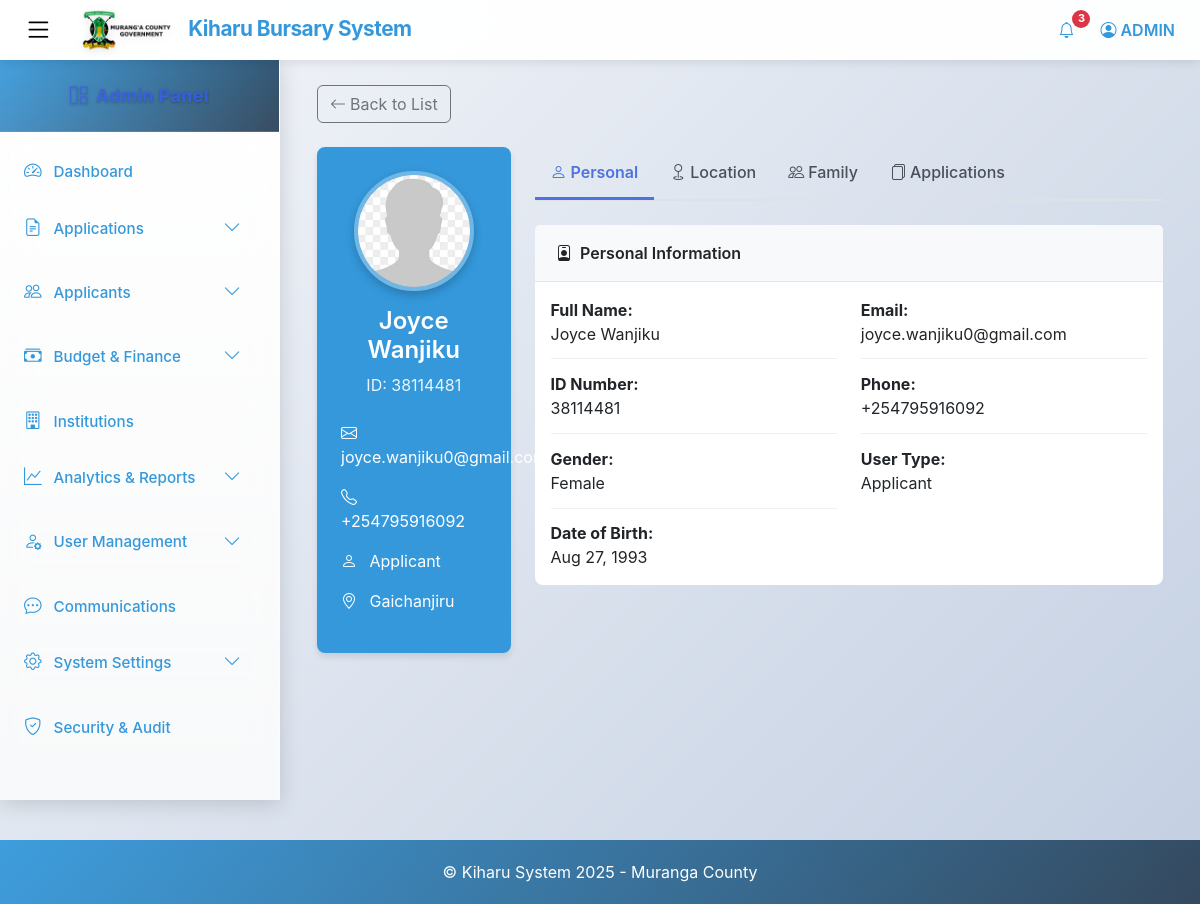
/applicants/1/ (signed in), run on the app's committed database.
### kiharu_system/models.py (models this page shows, shortened)
class Applicant(models.Model):
    GENDER_CHOICES = (
        ('M', 'Male'),
        ('F', 'Female'),
    )
    user = models.OneToOneField(User, on_delete=models.CASCADE, related_name='applicant_profile')
    gender = models.CharField(max_length=1, choices=GENDER_CHOICES)
    date_of_birth = models.DateField()
    id_number = models.CharField(max_length=20, unique=True)
    ward = models.ForeignKey(Ward, on_delete=models.SET_NULL, null=True, related_name='residents')
    location = models.ForeignKey(Location, on_delete=models.SET_NULL, null=True)
    sublocation = models.ForeignKey(SubLocation, on_delete=models.SET_NULL, null=True)
    village = models.ForeignKey(Village, on_delete=models.SET_NULL, null=True)
    physical_address = models.TextField()
    postal_address = models.CharField(max_length=100, blank=True, null=True)
    special_needs = models.BooleanField(default=False)
    special_needs_description = models.TextField(blank=True, null=True)

class User(AbstractUser):
    USER_TYPES = (
        ('applicant', 'Applicant'),
        ('admin', 'Administrator'),
        ('reviewer', 'Application Reviewer'),
        ('finance', 'Finance Officer'),
    )
    user_type = models.CharField(max_length=20, choices=USER_TYPES, default='applicant')
    id_number = models.CharField(max_length=20, unique=True, null=True, blank=True)
    phone_regex = RegexValidator(
        regex=r'^\+254\d{9}$',
        message="Phone number must be entered in the format: '+254XXXXXXXXX'. Exactly 12 digits including country code."
    )
    phone_number = models.CharField(validators=[phone_regex], max_length=17, blank=True)

class Ward(models.Model):
    name = models.CharField(max_length=100)
    description = models.TextField(blank=True, null=True)

### kiharu_system/views.py (the view)
# urls.py: path('applicants/<int:applicant_id>/', views.applicant_detail, name='applicant_detail'),
@login_required
@user_passes_test(is_admin)
def applicant_detail(request, applicant_id):
    applicant = get_object_or_404(Applicant, id=applicant_id)
    guardians = Guardian.objects.filter(applicant=applicant)
    siblings = SiblingInformation.objects.filter(applicant=applicant)
    applications = Application.objects.filter(applicant=applicant).order_by('-date_submitted')
    context = {
        'applicant': applicant,
        'guardians': guardians,
        'siblings': siblings,
        'applications': applications,
    }
    return render(request, 'admin/applicant_detail.html', context)

### kiharu_system/views.py (called while the page is built)
def is_admin(user):
    return user.user_type == 'admin'

### templates/admin/applicant_detail.html (shortened to what this page needs)
{% extends 'admin_base.html' %}
{% load static %}
{% block content %}
<div class="container-fluid">
    <div class="back-button">
        <a href="{% url 'applicant_list' %}" class="btn btn-outline-secondary">
            <i class="bi bi-arrow-left me-1"></i>Back to List
        </a>
    </div>
    <div class="row">
        <div class="col-lg-3">
            <div class="profile-sidebar">
                <div class="profile-img-container">
                    <img src="{% static 'images/avatar.jpg' %}" alt="Profile Image" class="profile-img">
                    <h3 class="profile-name">{{ applicant.user.first_name }} {{ applicant.user.last_name }}</h3>
                    <p class="profile-id">ID: {{ applicant.id_number }}</p>
                </div>
                <div class="profile-details">
                    <p><i class="bi bi-envelope me-2"></i> {{ applicant.user.email }}</p>
                    <p><i class="bi bi-telephone me-2"></i> {{ applicant.user.phone_number|default:"Not provided" }}</p>
                    <p><i class="bi bi-person me-2"></i> {{ applicant.user.get_user_type_display }}</p>
                    <p><i class="bi bi-geo-alt me-2"></i> {{ applicant.ward.name }}</p>
                </div>
            </div>
        </div>
        <div class="col-lg-9">
            <ul class="nav nav-tabs" id="applicantTab" role="tablist">
                <li class="nav-item" role="presentation">
                    <button class="nav-link active" id="personal-tab" data-bs-toggle="tab" data-bs-target="#personal" type="button" role="tab" aria-controls="personal" aria-selected="true">
                        <i class="bi bi-person me-1"></i>Personal
                    </button>
                </li>
                <li class="nav-item" role="presentation">
                    <button class="nav-link" id="location-tab" data-bs-toggle="tab" data-bs-target="#location" type="button" role="tab" aria-controls="location" aria-selected="false">
                        <i class="bi bi-geo me-1"></i>Location
                    </button>
                </li>
                <li class="nav-item" role="presentation">
                    <button class="nav-link" id="family-tab" data-bs-toggle="tab" data-bs-target="#family" type="button" role="tab" aria-controls="family" aria-selected="false">
                        <i class="bi bi-people me-1"></i>Family
                    </button>
                </li>
                <li class="nav-item" role="presentation">
                    <button class="nav-link" id="applications-tab" data-bs-toggle="tab" data-bs-target="#applications" type="button" role="tab" aria-controls="applications" aria-selected="false">
                        <i class="bi bi-files me-1"></i>Applications
                    </button>
                </li>
            </ul>
            <div class="tab-content" id="applicantTabContent">
                <div class="tab-pane fade show active" id="personal" role="tabpanel" aria-labelledby="personal-tab">
                    <div class="card">
                        <div class="card-header d-flex align-items-center">
                            <i class="bi bi-person-badge me-2"></i>Personal Information
                        </div>
                        <div class="card-body">
                            <div class="row">
                                <div class="col-md-6">
                                    <div class="detail-item">
                                        <strong>Full Name:</strong><br>
                                        {{ applicant.user.first_name }} {{ applicant.user.last_name }}
                                    </div>
                                    <div class="detail-item">
                                        <strong>ID Number:</strong><br>
                                        {{ applicant.id_number }}
                                    </div>
                                    <div class="detail-item">
                                        <strong>Gender:</strong><br>
                                        {{ applicant.get_gender_display }}
                                    </div>
                                    <div class="detail-item">
                                        <strong>Date of Birth:</strong><br>
                                        {{ applicant.date_of_birth|date:"M d, Y" }}
                                    </div>
                                </div>
                                <div class="col-md-6">
                                    <div class="detail-item">
                                        <strong>Email:</strong><br>
                                        {{ applicant.user.email }}
                                    </div>
                                    <div class="detail-item">
                                        <strong>Phone:</strong><br>
                                        {{ applicant.user.phone_number|default:"Not provided" }}
                                    </div>
                                    <div class="detail-item">
                                        <strong>User Type:</strong><br>
                                        {{ applicant.user.get_user_type_display }}
                                    </div>
                                </div>
                            </div>
                        </div>
                    </div>
                </div>
            </div>
        </div>
    </div>
</div>
{% endblock %}

### templates/admin_base.html (style rules this page uses)
:root { --sidebar-width: 280px; --sidebar-collapsed-width: 70px; --navbar-height: 60px; --primary-color: #3498db; --secondary-color: #34495e; --accent-color: #3498db; --light-bg: #f8f9fa; --transition-speed: 0.3s; --shadow-light: 0 2px 10px rgba(0,0,0,0.1); --shadow-medium: 0 4px 20px rgba(0,0,0,0.15); --sidebar-bg: linear-gradient(180deg, #ffffff 0%, #f8f9fa 100%); --success-color: #27ae60; --warning-color: #f39c12; --danger-color: #e74c3c; --info-color: #17a2b8; }
* { box-sizing: border-box; }
body { font-family: 'Inter', 'Segoe UI', system-ui, -apple-system, sans-serif; background: linear-gradient(135deg, #f5f7fa 0%, #c3cfe2 100%); margin: 0; padding: 0; overflow-x: hidden; transition: all var(--transition-speed) cubic-bezier(0.4, 0, 0.2, 1); }
[class*="card"] { transition: none !important; transform: none !important; box-shadow: none !important; cursor: default !important; outline: none !important; }

### templates/admin/applicant_detail.html (style rules this page uses)
.profile-sidebar { background: linear-gradient(to bottom, var(--primary-color), var(--accent-color)); color: white; border-radius: 8px; padding: 1.5rem; box-shadow: 0 4px 6px rgba(0, 0, 0, 0.1); height: fit-content; position: sticky; top: 20px; }
.profile-img-container { text-align: center; margin-bottom: 1.5rem; }
.profile-img { width: 120px; height: 120px; border-radius: 50%; object-fit: cover; border: 4px solid rgba(255, 255, 255, 0.3); box-shadow: 0 4px 10px rgba(0, 0, 0, 0.2); }
.profile-name { font-size: 1.5rem; font-weight: 600; margin: 1rem 0 0.5rem; }
.profile-id { opacity: 0.9; margin-bottom: 1.5rem; }
.nav-tabs { border-bottom: 2px solid #dee2e6; }
.nav-tabs .nav-link { border: none; border-bottom: 3px solid transparent; color: #495057; font-weight: 500; padding: 0.8rem 1rem; }
.nav-tabs .nav-link.active { color: #4e73df; background-color: transparent; border-color: #4e73df; font-weight: 600; }
.tab-content { padding: 1.5rem 0; }
.card { border: none; border-radius: 8px; box-shadow: 0 4px 6px rgba(0, 0, 0, 0.05); margin-bottom: 1.5rem; }
.card-header { background-color: #f8f9fa; border-bottom: 1px solid #e3e6f0; font-weight: 600; padding: 1rem 1.35rem; }
.detail-item { margin-bottom: 0.8rem; padding-bottom: 0.8rem; border-bottom: 1px solid #f0f0f0; }
.detail-item:last-child { border-bottom: none; margin-bottom: 0; padding-bottom: 0; }
.back-button { margin-bottom: 1.5rem; }

### data on the page
Applicant: user.first_name "Joyce", user.last_name "Wanjiku", id_number "38114481", user.email "joyce.wanjiku0@gmail.com", user.phone_number "+254795916092", user.user_type "Applicant", ward.name "Gaichanjiru", gender "Female", date_of_birth "Aug 27, 1993"
